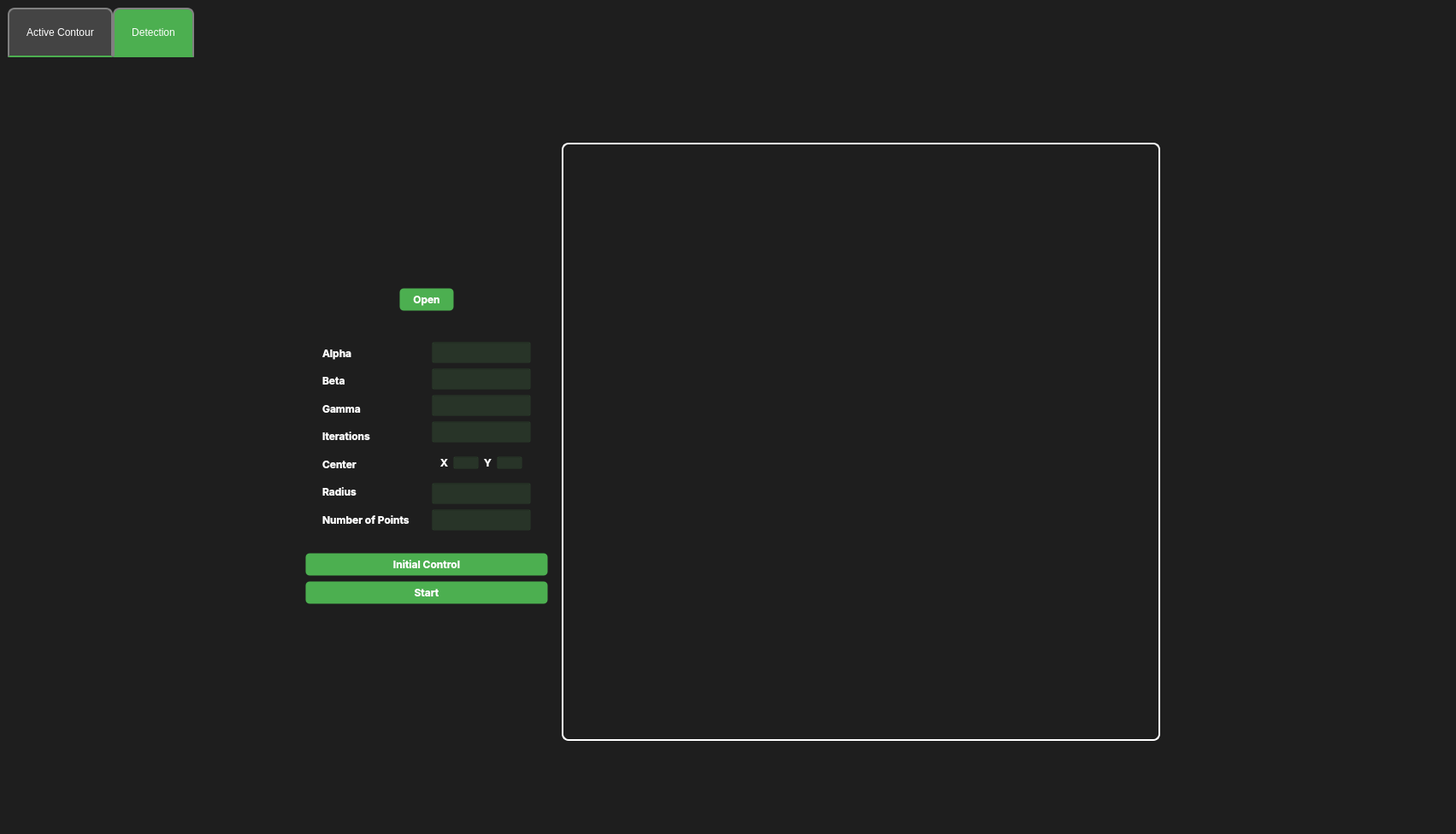
<?xml version="1.0" encoding="UTF-8"?>
<ui version="4.0">
 <class>App</class>
 <widget class="QMainWindow" name="App">
  <property name="geometry">
   <rect>
    <x>0</x>
    <y>0</y>
    <width>1703</width>
    <height>976</height>
   </rect>
  </property>
  <property name="windowTitle">
   <string>MainWindow</string>
  </property>
  <property name="styleSheet">
   <string notr="true">QWidget {
    background: #1E1E1E
}

QFrame {
	background: transparent;
}
QTabWidget {
    border: 2px solid white; /* Green border for tab widget */
    border-radius: 8px; /* Rounded corners for tab widget */
}

QTabWidget::pane {
    background-color: rgba(204, 229, 255, 50); /* Transparent pane */
}

QTabWidget::tab-bar {
    alignment: center;
}

QTabBar::tab {
    background-color: #4CAF50; /* Green tab color */
    border: 2px solid gray; /* Green border for tabs */
    border-bottom-color: #4CAF50;
    border-top-left-radius: 8px;
    border-top-right-radius: 8px;
    color: white;
    padding: 20px; /* Adjust the padding to increase tab size */
}

QTabBar::tab:selected {
    background-color:#444444; /* Green selected tab color */
    color: white;
}

QRadioButton {
    background: #4CAF50; /* Green radio button */
}

QLineEdit {
    background-color: rgba(128, 255, 128, 0.1); /* 10% lighter green for line edit */
    color: white;
    font-family: Space Grotesk;
}

QLabel {
    color: white;
    background-color: transparent;
    font-family: Inter;
    font: bold;
}

QPushButton {
    font-family: Inter;
    font-weight: bold;
    background: #4CAF50; /* Green button */
    border: 1px solid transparent;
    border-radius: 5px;
    padding: 5px 15px;
    color: white;
    text-align: center;
    text-decoration: none;
    box-shadow: 2px 2px 5px rgba(0,0,0,0.5);
    transition: background-color 0.8s ease;
}

QPushButton:hover {
    background: gray; /* Darker green on hover */
}

QPushButton:pressed {
    background: #45a049; /* Gray button when pressed */
}

QGroupBox {
    background: rgba(204, 229, 255, 50); /* Transparent group box */
    border-radius: 10px;
    border: 1px solid #FFFFFF;
    padding-top: 20px;
    padding-left: 10px;
    padding-right: 10px;
    padding-bottom: 10px;
    margin-top: 10px;
    margin-bottom: 10px;
    margin-left: 10px;
    margin-right: 10px;
}

#groupBoxLogin {
    background-color: rgba(102, 255, 102, 50); /* 10% lighter green for login group box */
}

QGraphicsView {
    background: transparent; /* Transparent background for graphics view */
    border-radius: 8px; /* Rounded corners for graphics view */
	    border: 2px solid white; /* White border for graphics view */

}



</string>
  </property>
  <widget class="QWidget" name="centralwidget">
   <layout class="QVBoxLayout" name="verticalLayout_2">
    <item>
     <widget class="QTabWidget" name="open_btn">
      <property name="currentIndex">
       <number>0</number>
      </property>
      <widget class="QWidget" name="activeContour">
       <attribute name="title">
        <string>Active Contour</string>
       </attribute>
       <layout class="QHBoxLayout" name="horizontalLayout_2">
        <item>
         <spacer name="horizontalSpacer">
          <property name="orientation">
           <enum>Qt::Horizontal</enum>
          </property>
          <property name="sizeHint" stdset="0">
           <size>
            <width>40</width>
            <height>20</height>
           </size>
          </property>
         </spacer>
        </item>
        <item>
         <widget class="QFrame" name="frame_8">
          <property name="sizePolicy">
           <sizepolicy hsizetype="Fixed" vsizetype="Preferred">
            <horstretch>0</horstretch>
            <verstretch>0</verstretch>
           </sizepolicy>
          </property>
          <property name="frameShape">
           <enum>QFrame::StyledPanel</enum>
          </property>
          <property name="frameShadow">
           <enum>QFrame::Raised</enum>
          </property>
          <layout class="QVBoxLayout" name="verticalLayout_4">
           <item>
            <spacer name="verticalSpacer_2">
             <property name="orientation">
              <enum>Qt::Vertical</enum>
             </property>
             <property name="sizeHint" stdset="0">
              <size>
               <width>20</width>
               <height>40</height>
              </size>
             </property>
            </spacer>
           </item>
           <item>
            <widget class="QFrame" name="frame_5">
             <property name="frameShape">
              <enum>QFrame::StyledPanel</enum>
             </property>
             <property name="frameShadow">
              <enum>QFrame::Raised</enum>
             </property>
             <layout class="QHBoxLayout" name="horizontalLayout_5">
              <item>
               <spacer name="horizontalSpacer_6">
                <property name="orientation">
                 <enum>Qt::Horizontal</enum>
                </property>
                <property name="sizeHint" stdset="0">
                 <size>
                  <width>40</width>
                  <height>20</height>
                 </size>
                </property>
               </spacer>
              </item>
              <item>
               <widget class="QPushButton" name="openbtn">
                <property name="text">
                 <string>Open</string>
                </property>
               </widget>
              </item>
              <item>
               <spacer name="horizontalSpacer_5">
                <property name="orientation">
                 <enum>Qt::Horizontal</enum>
                </property>
                <property name="sizeHint" stdset="0">
                 <size>
                  <width>40</width>
                  <height>20</height>
                 </size>
                </property>
               </spacer>
              </item>
             </layout>
            </widget>
           </item>
           <item>
            <widget class="QFrame" name="frame_7">
             <property name="sizePolicy">
              <sizepolicy hsizetype="Fixed" vsizetype="Fixed">
               <horstretch>0</horstretch>
               <verstretch>0</verstretch>
              </sizepolicy>
             </property>
             <property name="frameShape">
              <enum>QFrame::StyledPanel</enum>
             </property>
             <property name="frameShadow">
              <enum>QFrame::Raised</enum>
             </property>
             <layout class="QHBoxLayout" name="horizontalLayout">
              <item>
               <widget class="QFrame" name="frame">
                <property name="sizePolicy">
                 <sizepolicy hsizetype="Preferred" vsizetype="Fixed">
                  <horstretch>0</horstretch>
                  <verstretch>0</verstretch>
                 </sizepolicy>
                </property>
                <property name="maximumSize">
                 <size>
                  <width>16777215</width>
                  <height>300</height>
                 </size>
                </property>
                <property name="frameShape">
                 <enum>QFrame::StyledPanel</enum>
                </property>
                <property name="frameShadow">
                 <enum>QFrame::Raised</enum>
                </property>
                <layout class="QVBoxLayout" name="verticalLayout">
                 <item>
                  <widget class="QLabel" name="label">
                   <property name="text">
                    <string>Alpha</string>
                   </property>
                  </widget>
                 </item>
                 <item>
                  <widget class="QLabel" name="label_2">
                   <property name="text">
                    <string>Beta</string>
                   </property>
                  </widget>
                 </item>
                 <item>
                  <widget class="QLabel" name="label_4">
                   <property name="text">
                    <string>Gamma</string>
                   </property>
                  </widget>
                 </item>
                 <item>
                  <widget class="QLabel" name="label_5">
                   <property name="text">
                    <string>Iterations</string>
                   </property>
                  </widget>
                 </item>
                 <item>
                  <widget class="QLabel" name="label_3">
                   <property name="text">
                    <string>Center</string>
                   </property>
                  </widget>
                 </item>
                 <item>
                  <widget class="QLabel" name="label_6">
                   <property name="text">
                    <string>Radius</string>
                   </property>
                  </widget>
                 </item>
                 <item>
                  <widget class="QLabel" name="label_7">
                   <property name="text">
                    <string>Number of Points</string>
                   </property>
                  </widget>
                 </item>
                </layout>
               </widget>
              </item>
              <item>
               <widget class="QFrame" name="frame_3">
                <property name="sizePolicy">
                 <sizepolicy hsizetype="Preferred" vsizetype="Fixed">
                  <horstretch>0</horstretch>
                  <verstretch>0</verstretch>
                 </sizepolicy>
                </property>
                <property name="maximumSize">
                 <size>
                  <width>16777215</width>
                  <height>300</height>
                 </size>
                </property>
                <property name="frameShape">
                 <enum>QFrame::StyledPanel</enum>
                </property>
                <property name="frameShadow">
                 <enum>QFrame::Raised</enum>
                </property>
                <layout class="QVBoxLayout" name="verticalLayout_3">
                 <item>
                  <widget class="QLineEdit" name="lineAlpha">
                   <property name="text">
                    <string/>
                   </property>
                  </widget>
                 </item>
                 <item>
                  <widget class="QLineEdit" name="lineBeta"/>
                 </item>
                 <item>
                  <widget class="QLineEdit" name="lineGamma"/>
                 </item>
                 <item>
                  <widget class="QLineEdit" name="lineIterations"/>
                 </item>
                 <item>
                  <widget class="QFrame" name="frame_6">
                   <property name="sizePolicy">
                    <sizepolicy hsizetype="Preferred" vsizetype="Fixed">
                     <horstretch>0</horstretch>
                     <verstretch>0</verstretch>
                    </sizepolicy>
                   </property>
                   <property name="maximumSize">
                    <size>
                     <width>16777215</width>
                     <height>35</height>
                    </size>
                   </property>
                   <property name="frameShape">
                    <enum>QFrame::StyledPanel</enum>
                   </property>
                   <property name="frameShadow">
                    <enum>QFrame::Raised</enum>
                   </property>
                   <layout class="QHBoxLayout" name="horizontalLayout_6">
                    <item>
                     <widget class="QLabel" name="label_8">
                      <property name="text">
                       <string>X</string>
                      </property>
                     </widget>
                    </item>
                    <item>
                     <widget class="QLineEdit" name="lineX">
                      <property name="sizePolicy">
                       <sizepolicy hsizetype="Fixed" vsizetype="Fixed">
                        <horstretch>0</horstretch>
                        <verstretch>0</verstretch>
                       </sizepolicy>
                      </property>
                      <property name="maximumSize">
                       <size>
                        <width>30</width>
                        <height>16777215</height>
                       </size>
                      </property>
                     </widget>
                    </item>
                    <item>
                     <widget class="QLabel" name="label_9">
                      <property name="text">
                       <string>Y</string>
                      </property>
                     </widget>
                    </item>
                    <item>
                     <widget class="QLineEdit" name="lineY">
                      <property name="sizePolicy">
                       <sizepolicy hsizetype="Fixed" vsizetype="Fixed">
                        <horstretch>0</horstretch>
                        <verstretch>0</verstretch>
                       </sizepolicy>
                      </property>
                      <property name="maximumSize">
                       <size>
                        <width>30</width>
                        <height>16777215</height>
                       </size>
                      </property>
                     </widget>
                    </item>
                   </layout>
                  </widget>
                 </item>
                 <item>
                  <widget class="QLineEdit" name="lineRadius"/>
                 </item>
                 <item>
                  <widget class="QLineEdit" name="lineN"/>
                 </item>
                </layout>
               </widget>
              </item>
             </layout>
            </widget>
           </item>
           <item>
            <widget class="QPushButton" name="btnInitial">
             <property name="text">
              <string>Initial Control</string>
             </property>
            </widget>
           </item>
           <item>
            <widget class="QPushButton" name="btnOk">
             <property name="text">
              <string>Start</string>
             </property>
            </widget>
           </item>
           <item>
            <spacer name="verticalSpacer">
             <property name="orientation">
              <enum>Qt::Vertical</enum>
             </property>
             <property name="sizeHint" stdset="0">
              <size>
               <width>20</width>
               <height>40</height>
              </size>
             </property>
            </spacer>
           </item>
          </layout>
         </widget>
        </item>
        <item>
         <widget class="QGraphicsView" name="gvAC">
          <property name="sizePolicy">
           <sizepolicy hsizetype="Fixed" vsizetype="Fixed">
            <horstretch>0</horstretch>
            <verstretch>0</verstretch>
           </sizepolicy>
          </property>
          <property name="minimumSize">
           <size>
            <width>700</width>
            <height>700</height>
           </size>
          </property>
         </widget>
        </item>
        <item>
         <spacer name="horizontalSpacer_2">
          <property name="orientation">
           <enum>Qt::Horizontal</enum>
          </property>
          <property name="sizeHint" stdset="0">
           <size>
            <width>40</width>
            <height>20</height>
           </size>
          </property>
         </spacer>
        </item>
       </layout>
      </widget>
      <widget class="QWidget" name="detection">
       <attribute name="title">
        <string>Detection</string>
       </attribute>
       <layout class="QVBoxLayout" name="verticalLayout_5">
        <item>
         <widget class="QFrame" name="frame_2">
          <property name="frameShape">
           <enum>QFrame::StyledPanel</enum>
          </property>
          <property name="frameShadow">
           <enum>QFrame::Raised</enum>
          </property>
          <layout class="QHBoxLayout" name="horizontalLayout_3">
           <item>
            <spacer name="horizontalSpacer_3">
             <property name="orientation">
              <enum>Qt::Horizontal</enum>
             </property>
             <property name="sizeHint" stdset="0">
              <size>
               <width>40</width>
               <height>20</height>
              </size>
             </property>
            </spacer>
           </item>
           <item>
            <widget class="QPushButton" name="btnOpen">
             <property name="text">
              <string>Open</string>
             </property>
            </widget>
           </item>
           <item>
            <widget class="QPushButton" name="btnED">
             <property name="text">
              <string>Edge Detection</string>
             </property>
            </widget>
           </item>
           <item>
            <widget class="QPushButton" name="btnLine">
             <property name="text">
              <string>Line</string>
             </property>
            </widget>
           </item>
           <item>
            <widget class="QPushButton" name="btnCircle">
             <property name="text">
              <string>Circle</string>
             </property>
            </widget>
           </item>
           <item>
            <widget class="QPushButton" name="btnEclipse">
             <property name="text">
              <string>Eclipse</string>
             </property>
            </widget>
           </item>
           <item>
            <spacer name="horizontalSpacer_4">
             <property name="orientation">
              <enum>Qt::Horizontal</enum>
             </property>
             <property name="sizeHint" stdset="0">
              <size>
               <width>40</width>
               <height>20</height>
              </size>
             </property>
            </spacer>
           </item>
          </layout>
         </widget>
        </item>
        <item>
         <widget class="QFrame" name="frame_4">
          <property name="frameShape">
           <enum>QFrame::StyledPanel</enum>
          </property>
          <property name="frameShadow">
           <enum>QFrame::Raised</enum>
          </property>
          <layout class="QHBoxLayout" name="horizontalLayout_4">
           <item>
            <widget class="QGraphicsView" name="gv1">
             <property name="sizePolicy">
              <sizepolicy hsizetype="Fixed" vsizetype="Fixed">
               <horstretch>0</horstretch>
               <verstretch>0</verstretch>
              </sizepolicy>
             </property>
             <property name="minimumSize">
              <size>
               <width>600</width>
               <height>600</height>
              </size>
             </property>
            </widget>
           </item>
           <item>
            <widget class="QGraphicsView" name="gv2">
             <property name="sizePolicy">
              <sizepolicy hsizetype="Fixed" vsizetype="Fixed">
               <horstretch>0</horstretch>
               <verstretch>0</verstretch>
              </sizepolicy>
             </property>
             <property name="minimumSize">
              <size>
               <width>600</width>
               <height>600</height>
              </size>
             </property>
            </widget>
           </item>
          </layout>
         </widget>
        </item>
       </layout>
      </widget>
     </widget>
    </item>
   </layout>
  </widget>
 </widget>
 <resources/>
 <connections/>
</ui>
